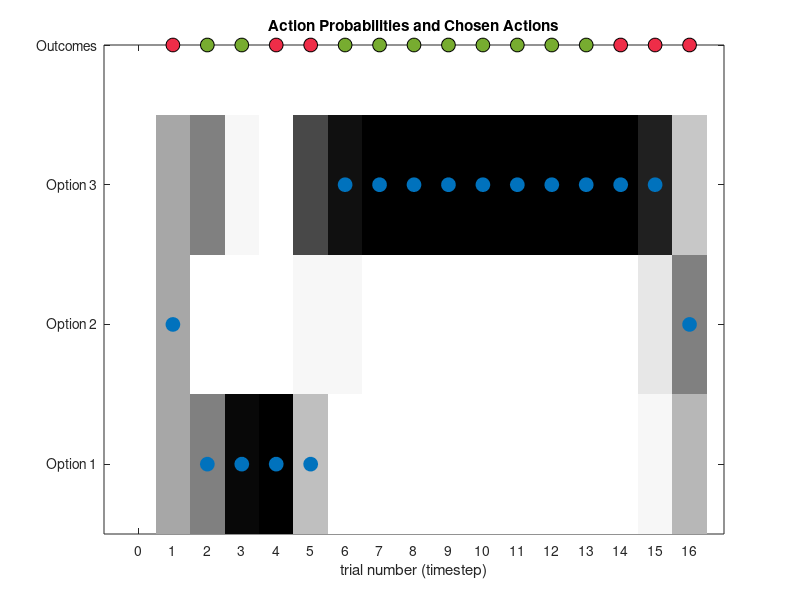

This chart was generated by the following MATLAB code:
% RL 1: Rescorla-Wagner (RW) 1 learning rate (LR) model 
% 
% Simulation & plotting script for the three-armed bandit (TAB) task 

%% Set up
% Example block probabilities for a single block.
BlockProbs = [0.4937 0.8078 0.6343; % win probability
              0.5063 0.1922 0.3657];% loss probability

% RW 1LR model parameters
% 1) learning rate (range between 0 and 1)
params.alpha = 0.5;
% 2) information bonus (any real value)
params.gamma = 0.01;
% 3) inverse temperature (range > 0)
params.beta = 6;

%% Run simulation

% For a decision task with N choices.
N_CHOICES = 3;
% Total number of trials (T) per block.
T = 16;

% Set up vectors with dimensions for both time and number of choices to keep track of
% components of choice value over time:
expected_value_w_info = zeros(N_CHOICES, T);    % overall expected value
expected_reward_value = zeros(N_CHOICES, T);    % value of expected reward
expected_info_value = zeros(N_CHOICES, T);      % value of expected information gain
last_chosen = zeros(N_CHOICES, T);              % trial number where an action was last taken 

% Represents the probability distribution (P) over choices on each trial.
P = zeros(N_CHOICES, T);

% Empty vectors to store stimulated choices, rewards, action probabilities, and
% prediction error.
sim_choices = zeros(1, T);
sim_rewards = zeros(1, T);
action_probabilities = zeros(1, T);
prediction_error_sequence = zeros(1,T);

% For each trial (timestep)...
for t = 1:T
    
    % Compute expected value for each option.
    expected_info_value(:, t) = (t-last_chosen(:,t));
    expected_value_w_info(:, t) = expected_reward_value(:, t) + params.gamma*expected_info_value(:, t);
    
    % Compute action probabilities.
    P(:, t) = exp(params.beta * expected_value_w_info(:, t)) / sum(exp(params.beta * expected_value_w_info(1:N_CHOICES, t)));
    
    % Simulate actions.
    choice_at_t = find(rand < cumsum(P(:,t)),1);
    sim_choices(1,t) = choice_at_t;
    
    % Store the probability of chosen action on current trial.
    action_probabilities(t) = P(choice_at_t, t);
    
    % Copy previous values (to keep unchosen choices at
    % the same value from the previous timestep).
    expected_reward_value(:, t + 1) = expected_reward_value(:, t);
    last_chosen(:, t + 1) = last_chosen(:, t);
    last_chosen(choice_at_t, t + 1) = t;
    
    % Simulate rewards.
    outcome = find(rand < cumsum(BlockProbs(:, choice_at_t)), 1); % 1: win, 2: loss
    sim_rewards(1, t) =  -1 * (outcome -2); % 1: win, 0: loss
    
    % Compute prediction error.
    if sim_rewards(1, t) == 1
        prediction_error = sim_rewards(1, t) - expected_reward_value(choice_at_t, t);
    elseif sim_rewards(1, t) == 0
        reward_trans = -1; % transform loss value to -1
        prediction_error = reward_trans - expected_reward_value(choice_at_t, t);
    end
    
    % Update expected reward value of the chosen option.
    expected_reward_value(choice_at_t, t+1) = expected_reward_value(choice_at_t, t) + params.alpha*prediction_error;
    
    % Store the value of prediction error. 
    prediction_error_sequence(t) = prediction_error;
    
    % Trims final value in expected reward value (is an extra value beyond
    % trials).
    expected_reward_value = expected_reward_value(:, 1:T);
    
end

%% Plotting
% Plot the choices(blue), outcomes(green/red), and action probabilties (gray scale; darker = higher probability) 
% of all options across trials (timestep).
col = {[0, 0.4470, 0.7410], ...       % blue
       [0.4660, 0.6740, 0.1880], ...  % green
       [0.9350, 0.1780, 0.2840], ...  % red
      };                    
cols = [0:1/32:1; 0:1/32:1; 0:1/32:1]';
MarkerSize = 10;

figure(1)
for i = 1:T
    if sim_rewards(1, i) == 1
        plot(i,4,'o','MarkerSize',MarkerSize,"MarkerEdgeColor", 'black','MarkerFaceColor',col{2})
        hold on
    else
        plot(i,4,'o','MarkerSize',MarkerSize,"MarkerEdgeColor", 'black','MarkerFaceColor',col{3})
        hold on
    end
end

imagesc([1 - P]); colormap(cols) , hold on
plot([sim_choices],'o','MarkerSize',MarkerSize,"MarkerEdgeColor", col{1},'MarkerFaceColor',col{1})
xlabel("trial number (timestep)")
title('Action Probabilities and Chosen Actions')
xlim([-1,T+1])
set(gca, 'XTick', [0:T]),
set(gca, 'YTick', [1:4]), set(gca, 'YTickLabel', {'Option 1','Option 2','Option 3' 'Outcomes' })
